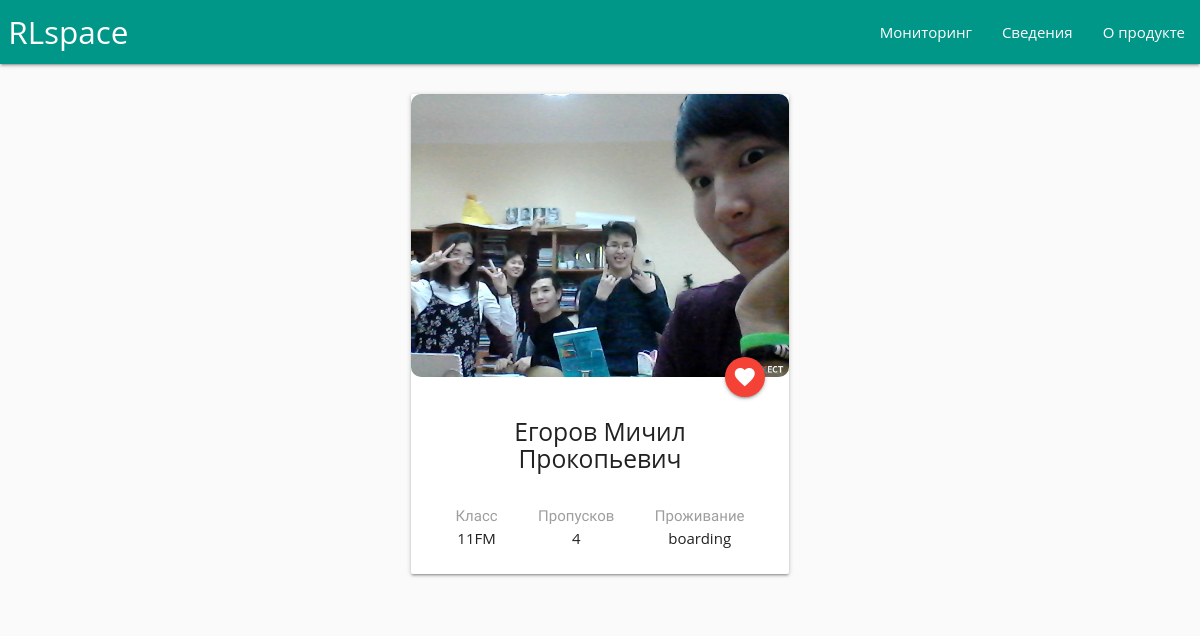
Page /profile/1/ on the earlier database version.
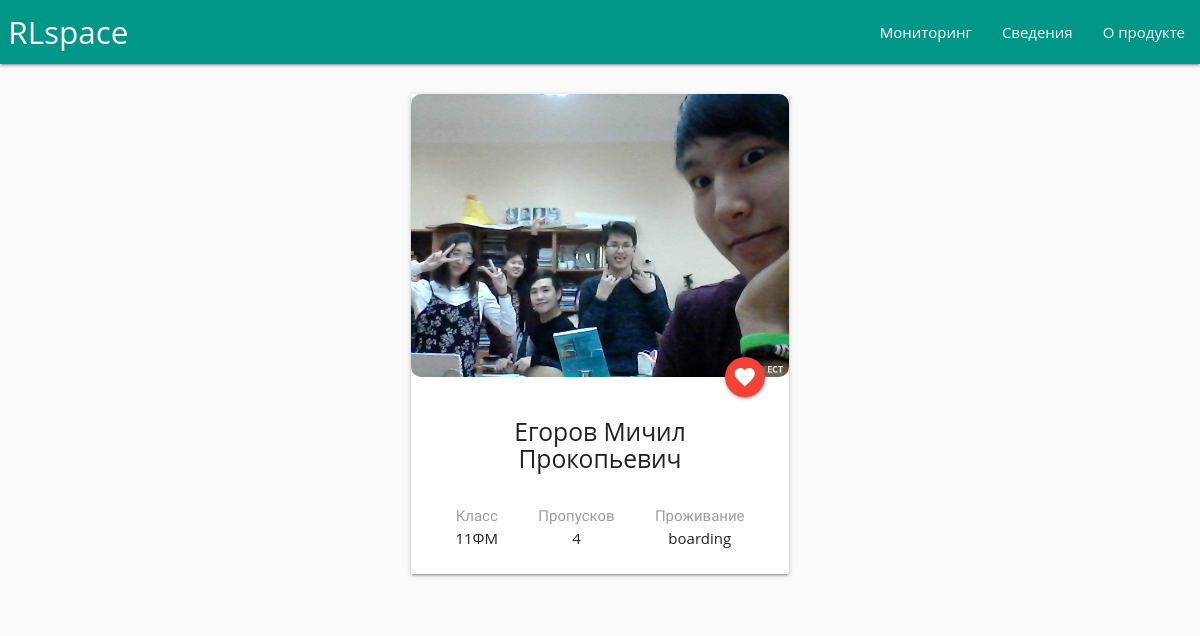
Same page on the later database version.
### main/models.py (models this page shows, shortened)
class Pupil(models.Model):
	qrcode      = models.CharField(max_length = 50)
	name        = models.CharField(max_length = 50)
	grade       = models.CharField(max_length = 50, choices = GRADE)
	location    = models.CharField(max_length = 50, choices = LOCATION)
	status      = models.CharField(max_length = 50, default = "absent", choices = STATUS)
	arrive_time	   = models.TimeField('time arrive', null = True, blank = True)
	photo     	   = models.ImageField(upload_to = "images/", default = "images/default.jpg")
	non_attendance = models.IntegerField(default = 0);

### main/views.py (the view)
# urls.py: url(r'^profile/(?P<views_profile_id>[0-9]+)/$', views.profile,     name = 'profile'),
def profile(request, views_profile_id):
	context = {}
	profile = Pupil.objects.get(id = views_profile_id)
	context["profile"] = profile
	request = render(request, "main/profile.html", context)
	return request

### main/templates/main/profile.html
{% include 'main/header.html' %}
<div class = "row center">
    <div class="row">
        <div class="col s8 m4 offset-m4 offset-s2">
            <div class="card">
                <div class="card-image">
                  <img src="/media/{{profile.photo}}" style="border-radius: 10px">
                  <a class="btn-floating halfway-fab waves-effect waves-light red"><i class="material-icons">favorite</i></a>
                </div>
                <div class="card-content">
                    <h5 class = "center">{{profile.name}}</h5>
                    <br>
                    <div style="display: flex; justify-content: space-around;" class = "center">
                        <p> <font class="grey-text">Класс</font><br>
                            {{profile.grade}}
                        </p>
                        <p> <font class="grey-text">Пропусков</font><br>
                            {{profile.non_attendance}}
                        </p>
                        <p> <font class="grey-text">Проживание</font><br>
                            {{profile.location}}
                        </p>
                    </div>
                </div>
            </div>
        </div>
    </div>
</div>
{% include 'main/footer.html' %}

Differences in the rows shown:
changed Pupil "Егоров Мичил Прокопьевич": grade "11FM" → "11ФМ"
